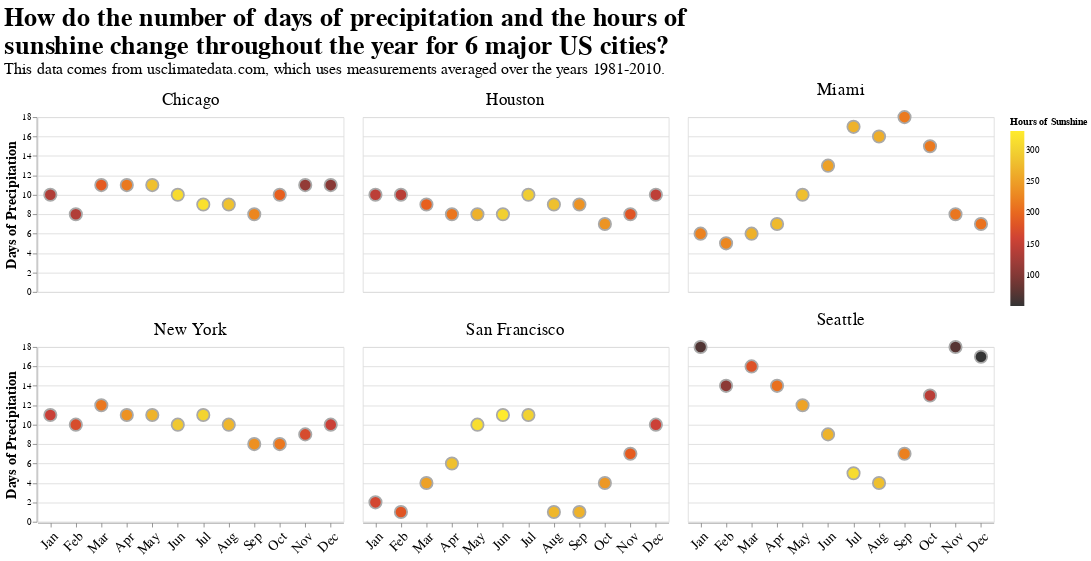

Notebook code for this chart:
### Code cell
my_chart = alt.Chart(
    city_sunshine_gdf, 
    title=alt.Title(
        ["How do the number of days of precipitation and the hours of ", "sunshine change throughout the year for 6 major US cities?"],
        fontSize=30,
        align='left',
        anchor='start',
        subtitle="This data comes from usclimatedata.com, which uses measurements averaged over the years 1981-2010.",
        subtitleFontSize=18,
    ),
).mark_circle(stroke='darkgray', opacity=1, width=.05).encode(
    x=alt.X(
        'month:O',
        axis=alt.Axis(title=None, labelAngle=-45, labelFontSize=16),
        sort=alt.SortField('month_num')
    ),
    y=alt.Y(
        'precip_days:Q',
        axis=alt.Axis(tickCount=6, title='Days of Precipitation', titleFontSize=16)
    ),
    color=alt.Color('sunshine_hours:Q', scale=alt.Scale(scheme="darkred"), title='Hours of Sunshine'),
    # size=alt.Size('sunshine_hours:Q', ),
    size=alt.value(200),
    facet=alt.Facet(
        field='city',
        columns=3,
        sort=alt.SortField('city'),
        title=None,
        header=alt.Header(labelFontSize=20)
    ),
).properties(
    width=350,
    height=200,
)
my_chart

### Figure 1 — Vega-Lite specification as saved in the notebook (floating-point values rounded to 4 significant figures)
{"config": {"view": {"continuousWidth": 300, "continuousHeight": 300}}, "data": {"name": "data-db02bf9ec5b033728a755f782f0a66f3"}, "mark": {"type": "circle", "opacity": 1, "stroke": "darkgray", "width": 0.05}, "encoding": {"color": {"field": "sunshine_hours", "scale": {"scheme": "darkred"}, "title": "Hours of Sunshine", "type": "quantitative"}, "facet": {"columns": 3, "field": "city", "header": {"labelFontSize": 20}, "sort": {"field": "city"}, "title": null}, "size": {"value": 200}, "x": {"axis": {"labelAngle": -45, "labelFontSize": 16, "title": null}, "field": "month", "sort": {"field": "month_num"}, "type": "ordinal"}, "y": {"axis": {"tickCount": 6, "title": "Days of Precipitation", "titleFontSize": 16}, "field": "precip_days", "type": "quantitative"}}, "height": 200, "title": {"text": ["How do the number of days of precipitation and the hours of ", "sunshine change throughout the year for 6 major US cities?"], "align": "left", "anchor": "start", "fontSize": 30, "subtitle": "This data comes from usclimatedata.com, which uses measurements averaged over the years 1981-2010.", "subtitleFontSize": 18}, "width": 350, "$schema": "https://vega.github.io/schema/vega-lite/v5.20.1.json", "datasets": {"data-db02bf9ec5b033728a755f782f0a66f3": [{"city": "Seattle", "month": "Jan", "month_num": 0, "temp_low": 37, "temp_high": 47, "precip_days": 18, "precip_inches": 5.55, "sunshine_hours": 69, "latitude": 47.61, "longitude": -122.3, "type": "Feature", "geometry": {"type": "Point", "coordinates": [-1797000.0, 1453000.0]}}, {"city": "Seattle", "month": "Feb", "month_num": 1, "temp_low": 37, "temp_high": 50, "precip_days": 14, "precip_inches": 3.46, "sunshine_hours": 108, "latitude": 47.61, "longitude": -122.3, "type": "Feature", "geometry": {"type": "Point", "coordinates": [-1797000.0, 1453000.0]}}, {"city": "Seattle", "month": "Mar", "month_num": 2, "temp_low": 39, "temp_high": 54, "precip_days": 16, "precip_inches": 3.7, "sunshine_hours": 178, "latitude": 47.61, "longitude": -122.3, "type": "Feature", "geometry": {"type": "Point", "coordinates": [-1797000.0, 1453000.0]}}, {"city": "Seattle", "month": "Apr", "month_num": 3, "temp_low": 42, "temp_high": 58, "precip_days": 14, "precip_inches": 2.68, "sunshine_hours": 207, "latitude": 47.61, "longitude": -122.3, "type": "Feature", "geometry": {"type": "Point", "coordinates": [-1797000.0, 1453000.0]}}, {"city": "Seattle", "month": "May", "month_num": 4, "temp_low": 47, "temp_high": 65, "precip_days": 12, "precip_inches": 1.93, "sunshine_hours": 253, "latitude": 47.61, "longitude": -122.3, "type": "Feature", "geometry": {"type": "Point", "coordinates": [-1797000.0, 1453000.0]}}, {"city": "Seattle", "month": "Jun", "month_num": 5, "temp_low": 52, "temp_high": 70, "precip_days": 9, "precip_inches": 1.54, "sunshine_hours": 268, "latitude": 47.61, "longitude": -122.3, "type": "Feature", "geometry": {"type": "Point", "coordinates": [-1797000.0, 1453000.0]}}, {"city": "Seattle", "month": "Jul", "month_num": 6, "temp_low": 56, "temp_high": 76, "precip_days": 5, "precip_inches": 0.67, "sunshine_hours": 312, "latitude": 47.61, "longitude": -122.3, "type": "Feature", "geometry": {"type": "Point", "coordinates": [-1797000.0, 1453000.0]}}, {"city": "Seattle", "month": "Aug", "month_num": 7, "temp_low": 56, "temp_high": 76, "precip_days": 4, "precip_inches": 0.87, "sunshine_hours": 281, "latitude": 47.61, "longitude": -122.3, "type": "Feature", "geometry": {"type": "Point", "coordinates": [-1797000.0, 1453000.0]}}, {"city": "Seattle", "month": "Sep", "month_num": 8, "temp_low": 52, "temp_high": 71, "precip_days": 7, "precip_inches": 1.42, "sunshine_hours": 221, "latitude": 47.61, "longitude": -122.3, "type": "Feature", "geometry": {"type": "Point", "coordinates": [-1797000.0, 1453000.0]}}, {"city": "Seattle", "month": "Oct", "month_num": 9, "temp_low": 46, "temp_high": 60, "precip_days": 13, "precip_inches": 3.46, "sunshine_hours": 142, "latitude": 47.61, "longitude": -122.3, "type": "Feature", "geometry": {"type": "Point", "coordinates": [-1797000.0, 1453000.0]}}, {"city": "Seattle", "month": "Nov", "month_num": 10, "temp_low": 40, "temp_high": 51, "precip_days": 18, "precip_inches": 6.54, "sunshine_hours": 72, "latitude": 47.61, "longitude": -122.3, "type": "Feature", "geometry": {"type": "Point", "coordinates": [-1797000.0, 1453000.0]}}, {"city": "Seattle", "month": "Dec", "month_num": 11, "temp_low": 36, "temp_high": 46, "precip_days": 17, "precip_inches": 5.31, "sunshine_hours": 52, "latitude": 47.61, "longitude": -122.3, "type": "Feature", "geometry": {"type": "Point", "coordinates": [-1797000.0, 1453000.0]}}, {"city": "San Francisco", "month": "Jan", "month_num": 0, "temp_low": 53, "temp_high": 66, "precip_days": 2, "precip_inches": 0.16, "sunshine_hours": 165, "latitude": 37.73, "longitude": -122.4, "type": "Feature", "geometry": {"type": "Point", "coordinates": [-2078000.0, 378500.0]}}, {"city": "San Francisco", "month": "Feb", "month_num": 1, "temp_low": 54, "temp_high": 67, "precip_days": 1, "precip_inches": 0.01, "sunshine_hours": 182, "latitude": 37.73, "longitude": -122.4, "type": "Feature", "geometry": {"type": "Point", "coordinates": [-2078000.0, 378500.0]}}, {"city": "San Francisco", "month": "Mar", "month_num": 2, "temp_low": 51, "temp_high": 64, "precip_days": 4, "precip_inches": 0.7, "sunshine_hours": 251, "latitude": 37.73, "longitude": -122.4, "type": "Feature", "geometry": {"type": "Point", "coordinates": [-2078000.0, 378500.0]}}, {"city": "San Francisco", "month": "Apr", "month_num": 3, "temp_low": 49, "temp_high": 63, "precip_days": 6, "precip_inches": 1.46, "sunshine_hours": 281, "latitude": 37.73, "longitude": -122.4, "type": "Feature", "geometry": {"type": "Point", "coordinates": [-2078000.0, 378500.0]}}, {"city": "San Francisco", "month": "May", "month_num": 4, "temp_low": 49, "temp_high": 62, "precip_days": 10, "precip_inches": 3.26, "sunshine_hours": 314, "latitude": 37.73, "longitude": -122.4, "type": "Feature", "geometry": {"type": "Point", "coordinates": [-2078000.0, 378500.0]}}, {"city": "San Francisco", "month": "Jun", "month_num": 5, "temp_low": 47, "temp_high": 60, "precip_days": 11, "precip_inches": 4.46, "sunshine_hours": 330, "latitude": 37.73, "longitude": -122.4, "type": "Feature", "geometry": {"type": "Point", "coordinates": [-2078000.0, 378500.0]}}, {"city": "San Francisco", "month": "Jul", "month_num": 6, "temp_low": 46, "temp_high": 57, "precip_days": 11, "precip_inches": 4.5, "sunshine_hours": 300, "latitude": 37.73, "longitude": -122.4, "type": "Feature", "geometry": {"type": "Point", "coordinates": [-2078000.0, 378500.0]}}, {"city": "San Francisco", "month": "Aug", "month_num": 7, "temp_low": 55, "temp_high": 68, "precip_days": 1, "precip_inches": 0.06, "sunshine_hours": 272, "latitude": 37.73, "longitude": -122.4, "type": "Feature", "geometry": {"type": "Point", "coordinates": [-2078000.0, 378500.0]}}, {"city": "San Francisco", "month": "Sep", "month_num": 8, "temp_low": 55, "temp_high": 70, "precip_days": 1, "precip_inches": 0.21, "sunshine_hours": 267, "latitude": 37.73, "longitude": -122.4, "type": "Feature", "geometry": {"type": "Point", "coordinates": [-2078000.0, 378500.0]}}, {"city": "San Francisco", "month": "Oct", "month_num": 9, "temp_low": 54, "temp_high": 69, "precip_days": 4, "precip_inches": 1.12, "sunshine_hours": 243, "latitude": 37.73, "longitude": -122.4, "type": "Feature", "geometry": {"type": "Point", "coordinates": [-2078000.0, 378500.0]}}, {"city": "San Francisco", "month": "Nov", "month_num": 10, "temp_low": 50, "temp_high": 63, "precip_days": 7, "precip_inches": 3.16, "sunshine_hours": 189, "latitude": 37.73, "longitude": -122.4, "type": "Feature", "geometry": {"type": "Point", "coordinates": [-2078000.0, 378500.0]}}, {"city": "San Francisco", "month": "Dec", "month_num": 11, "temp_low": 46, "temp_high": 57, "precip_days": 10, "precip_inches": 4.56, "sunshine_hours": 156, "latitude": 37.73, "longitude": -122.4, "type": "Feature", "geometry": {"type": "Point", "coordinates": [-2078000.0, 378500.0]}}, {"city": "Chicago", "month": "Jan", "month_num": 0, "temp_low": 18, "temp_high": 32, "precip_days": 10, "precip_inches": 2.05, "sunshine_hours": 135, "latitude": 41.88, "longitude": -87.62, "type": "Feature", "geometry": {"type": "Point", "coordinates": [862300.0, 634300.0]}}, {"city": "Chicago", "month": "Feb", "month_num": 1, "temp_low": 21, "temp_high": 36, "precip_days": 8, "precip_inches": 1.93, "sunshine_hours": 136, "latitude": 41.88, "longitude": -87.62, "type": "Feature", "geometry": {"type": "Point", "coordinates": [862300.0, 634300.0]}}, {"city": "Chicago", "month": "Mar", "month_num": 2, "temp_low": 30, "temp_high": 46, "precip_days": 11, "precip_inches": 2.72, "sunshine_hours": 187, "latitude": 41.88, "longitude": -87.62, "type": "Feature", "geometry": {"type": "Point", "coordinates": [862300.0, 634300.0]}}, {"city": "Chicago", "month": "Apr", "month_num": 3, "temp_low": 41, "temp_high": 59, "precip_days": 11, "precip_inches": 3.62, "sunshine_hours": 215, "latitude": 41.88, "longitude": -87.62, "type": "Feature", "geometry": {"type": "Point", "coordinates": [862300.0, 634300.0]}}, {"city": "Chicago", "month": "May", "month_num": 4, "temp_low": 52, "temp_high": 70, "precip_days": 11, "precip_inches": 4.13, "sunshine_hours": 281, "latitude": 41.88, "longitude": -87.62, "type": "Feature", "geometry": {"type": "Point", "coordinates": [862300.0, 634300.0]}}, {"city": "Chicago", "month": "Jun", "month_num": 5, "temp_low": 63, "temp_high": 81, "precip_days": 10, "precip_inches": 4.06, "sunshine_hours": 311, "latitude": 41.88, "longitude": -87.62, "type": "Feature", "geometry": {"type": "Point", "coordinates": [862300.0, 634300.0]}}, {"city": "Chicago", "month": "Jul", "month_num": 6, "temp_low": 68, "temp_high": 84, "precip_days": 9, "precip_inches": 4.02, "sunshine_hours": 318, "latitude": 41.88, "longitude": -87.62, "type": "Feature", "geometry": {"type": "Point", "coordinates": [862300.0, 634300.0]}}, {"city": "Chicago", "month": "Aug", "month_num": 7, "temp_low": 66, "temp_high": 82, "precip_days": 9, "precip_inches": 3.98, "sunshine_hours": 283, "latitude": 41.88, "longitude": -87.62, "type": "Feature", "geometry": {"type": "Point", "coordinates": [862300.0, 634300.0]}}, {"city": "Chicago", "month": "Sep", "month_num": 8, "temp_low": 57, "temp_high": 75, "precip_days": 8, "precip_inches": 3.31, "sunshine_hours": 226, "latitude": 41.88, "longitude": -87.62, "type": "Feature", "geometry": {"type": "Point", "coordinates": [862300.0, 634300.0]}}, {"city": "Chicago", "month": "Oct", "month_num": 9, "temp_low": 46, "temp_high": 63, "precip_days": 10, "precip_inches": 3.23, "sunshine_hours": 193, "latitude": 41.88, "longitude": -87.62, "type": "Feature", "geometry": {"type": "Point", "coordinates": [862300.0, 634300.0]}}, {"city": "Chicago", "month": "Nov", "month_num": 10, "temp_low": 34, "temp_high": 48, "precip_days": 11, "precip_inches": 3.43, "sunshine_hours": 113, "latitude": 41.88, "longitude": -87.62, "type": "Feature", "geometry": {"type": "Point", "coordinates": [862300.0, 634300.0]}}, {"city": "Chicago", "month": "Dec", "month_num": 11, "temp_low": 23, "temp_high": 36, "precip_days": 11, "precip_inches": 2.56, "sunshine_hours": 106, "latitude": 41.88, "longitude": -87.62, "type": "Feature", "geometry": {"type": "Point", "coordinates": [862300.0, 634300.0]}}, {"city": "Houston", "month": "Jan", "month_num": 0, "temp_low": 44, "temp_high": 62, "precip_days": 10, "precip_inches": 3.7, "sunshine_hours": 144, "latitude": 29.75, "longitude": -95.36, "type": "Feature", "geometry": {"type": "Point", "coordinates": [271100.0, -776400.0]}}, {"city": "Houston", "month": "Feb", "month_num": 1, "temp_low": 46, "temp_high": 65, "precip_days": 10, "precip_inches": 3.23, "sunshine_hours": 141, "latitude": 29.75, "longitude": -95.36, "type": "Feature", "geometry": {"type": "Point", "coordinates": [271100.0, -776400.0]}}, {"city": "Houston", "month": "Mar", "month_num": 2, "temp_low": 54, "temp_high": 72, "precip_days": 9, "precip_inches": 2.4, "sunshine_hours": 193, "latitude": 29.75, "longitude": -95.36, "type": "Feature", "geometry": {"type": "Point", "coordinates": [271100.0, -776400.0]}}, {"city": "Houston", "month": "Apr", "month_num": 3, "temp_low": 60, "temp_high": 78, "precip_days": 8, "precip_inches": 3.43, "sunshine_hours": 212, "latitude": 29.75, "longitude": -95.36, "type": "Feature", "geometry": {"type": "Point", "coordinates": [271100.0, -776400.0]}}, {"city": "Houston", "month": "May", "month_num": 4, "temp_low": 66, "temp_high": 84, "precip_days": 8, "precip_inches": 4.45, "sunshine_hours": 266, "latitude": 29.75, "longitude": -95.36, "type": "Feature", "geometry": {"type": "Point", "coordinates": [271100.0, -776400.0]}}, {"city": "Houston", "month": "Jun", "month_num": 5, "temp_low": 72, "temp_high": 90, "precip_days": 8, "precip_inches": 3.82, "sunshine_hours": 298, "latitude": 29.75, "longitude": -95.36, "type": "Feature", "geometry": {"type": "Point", "coordinates": [271100.0, -776400.0]}}, {"city": "Houston", "month": "Jul", "month_num": 6, "temp_low": 74, "temp_high": 92, "precip_days": 10, "precip_inches": 5.16, "sunshine_hours": 294, "latitude": 29.75, "longitude": -95.36, "type": "Feature", "geometry": {"type": "Point", "coordinates": [271100.0, -776400.0]}}, {"city": "Houston", "month": "Aug", "month_num": 7, "temp_low": 74, "temp_high": 93, "precip_days": 9, "precip_inches": 3.54, "sunshine_hours": 281, "latitude": 29.75, "longitude": -95.36, "type": "Feature", "geometry": {"type": "Point", "coordinates": [271100.0, -776400.0]}}, {"city": "Houston", "month": "Sep", "month_num": 8, "temp_low": 70, "temp_high": 88, "precip_days": 9, "precip_inches": 3.82, "sunshine_hours": 238, "latitude": 29.75, "longitude": -95.36, "type": "Feature", "geometry": {"type": "Point", "coordinates": [271100.0, -776400.0]}}, {"city": "Houston", "month": "Oct", "month_num": 9, "temp_low": 61, "temp_high": 81, "precip_days": 7, "precip_inches": 3.58, "sunshine_hours": 239, "latitude": 29.75, "longitude": -95.36, "type": "Feature", "geometry": {"type": "Point", "coordinates": [271100.0, -776400.0]}}, {"city": "Houston", "month": "Nov", "month_num": 10, "temp_low": 52, "temp_high": 71, "precip_days": 8, "precip_inches": 4.06, "sunshine_hours": 181, "latitude": 29.75, "longitude": -95.36, "type": "Feature", "geometry": {"type": "Point", "coordinates": [271100.0, -776400.0]}}, {"city": "Houston", "month": "Dec", "month_num": 11, "temp_low": 45, "temp_high": 63, "precip_days": 10, "precip_inches": 4.09, "sunshine_hours": 146, "latitude": 29.75, "longitude": -95.36, "type": "Feature", "geometry": {"type": "Point", "coordinates": [271100.0, -776400.0]}}, {"city": "New York", "month": "Jan", "month_num": 0, "temp_low": 26, "temp_high": 39, "precip_days": 11, "precip_inches": 3.9, "sunshine_hours": 154, "latitude": 40.73, "longitude": -73.94, "type": "Feature", "geometry": {"type": "Point", "coordinates": [1995000.0, 706700.0]}}, {"city": "New York", "month": "Feb", "month_num": 1, "temp_low": 29, "temp_high": 42, "precip_days": 10, "precip_inches": 2.95, "sunshine_hours": 171, "latitude": 40.73, "longitude": -73.94, "type": "Feature", "geometry": {"type": "Point", "coordinates": [1995000.0, 706700.0]}}, {"city": "New York", "month": "Mar", "month_num": 2, "temp_low": 35, "temp_high": 50, "precip_days": 12, "precip_inches": 4.06, "sunshine_hours": 213, "latitude": 40.73, "longitude": -73.94, "type": "Feature", "geometry": {"type": "Point", "coordinates": [1995000.0, 706700.0]}}, {"city": "New York", "month": "Apr", "month_num": 3, "temp_low": 44, "temp_high": 60, "precip_days": 11, "precip_inches": 3.94, "sunshine_hours": 237, "latitude": 40.73, "longitude": -73.94, "type": "Feature", "geometry": {"type": "Point", "coordinates": [1995000.0, 706700.0]}}, {"city": "New York", "month": "May", "month_num": 4, "temp_low": 55, "temp_high": 71, "precip_days": 11, "precip_inches": 4.45, "sunshine_hours": 268, "latitude": 40.73, "longitude": -73.94, "type": "Feature", "geometry": {"type": "Point", "coordinates": [1995000.0, 706700.0]}}, {"city": "New York", "month": "Jun", "month_num": 5, "temp_low": 64, "temp_high": 79, "precip_days": 10, "precip_inches": 3.5, "sunshine_hours": 289, "latitude": 40.73, "longitude": -73.94, "type": "Feature", "geometry": {"type": "Point", "coordinates": [1995000.0, 706700.0]}}, {"city": "New York", "month": "Jul", "month_num": 6, "temp_low": 70, "temp_high": 85, "precip_days": 11, "precip_inches": 4.53, "sunshine_hours": 302, "latitude": 40.73, "longitude": -73.94, "type": "Feature", "geometry": {"type": "Point", "coordinates": [1995000.0, 706700.0]}}, {"city": "New York", "month": "Aug", "month_num": 7, "temp_low": 69, "temp_high": 83, "precip_days": 10, "precip_inches": 4.13, "sunshine_hours": 271, "latitude": 40.73, "longitude": -73.94, "type": "Feature", "geometry": {"type": "Point", "coordinates": [1995000.0, 706700.0]}}, {"city": "New York", "month": "Sep", "month_num": 8, "temp_low": 61, "temp_high": 76, "precip_days": 8, "precip_inches": 3.98, "sunshine_hours": 235, "latitude": 40.73, "longitude": -73.94, "type": "Feature", "geometry": {"type": "Point", "coordinates": [1995000.0, 706700.0]}}, {"city": "New York", "month": "Oct", "month_num": 9, "temp_low": 50, "temp_high": 65, "precip_days": 8, "precip_inches": 3.39, "sunshine_hours": 213, "latitude": 40.73, "longitude": -73.94, "type": "Feature", "geometry": {"type": "Point", "coordinates": [1995000.0, 706700.0]}}, {"city": "New York", "month": "Nov", "month_num": 10, "temp_low": 41, "temp_high": 54, "precip_days": 9, "precip_inches": 3.82, "sunshine_hours": 169, "latitude": 40.73, "longitude": -73.94, "type": "Feature", "geometry": {"type": "Point", "coordinates": [1995000.0, 706700.0]}}, {"city": "New York", "month": "Dec", "month_num": 11, "temp_low": 32, "temp_high": 44, "precip_days": 10, "precip_inches": 3.58, "sunshine_hours": 155, "latitude": 40.73, "longitude": -73.94, "type": "Feature", "geometry": {"type": "Point", "coordinates": [1995000.0, 706700.0]}}, {"city": "Miami", "month": "Jan", "month_num": 0, "temp_low": 60, "temp_high": 76, "precip_days": 6, "precip_inches": 1.62, "sunshine_hours": 222, "latitude": 25.76, "longitude": -80.19, "type": "Feature", "geometry": {"type": "Point", "coordinates": [1795000.0, -1059000.0]}}, {"city": "Miami", "month": "Feb", "month_num": 1, "temp_low": 62, "temp_high": 78, "precip_days": 5, "precip_inches": 2.25, "sunshine_hours": 227, "latitude": 25.76, "longitude": -80.19, "type": "Feature", "geometry": {"type": "Point", "coordinates": [1795000.0, -1059000.0]}}, {"city": "Miami", "month": "Mar", "month_num": 2, "temp_low": 65, "temp_high": 80, "precip_days": 6, "precip_inches": 3.0, "sunshine_hours": 266, "latitude": 25.76, "longitude": -80.19, "type": "Feature", "geometry": {"type": "Point", "coordinates": [1795000.0, -1059000.0]}}, {"city": "Miami", "month": "Apr", "month_num": 3, "temp_low": 68, "temp_high": 83, "precip_days": 7, "precip_inches": 3.14, "sunshine_hours": 275, "latitude": 25.76, "longitude": -80.19, "type": "Feature", "geometry": {"type": "Point", "coordinates": [1795000.0, -1059000.0]}}, {"city": "Miami", "month": "May", "month_num": 4, "temp_low": 73, "temp_high": 87, "precip_days": 10, "precip_inches": 5.34, "sunshine_hours": 280, "latitude": 25.76, "longitude": -80.19, "type": "Feature", "geometry": {"type": "Point", "coordinates": [1795000.0, -1059000.0]}}, {"city": "Miami", "month": "Jun", "month_num": 5, "temp_low": 76, "temp_high": 89, "precip_days": 13, "precip_inches": 9.67, "sunshine_hours": 251, "latitude": 25.76, "longitude": -80.19, "type": "Feature", "geometry": {"type": "Point", "coordinates": [1795000.0, -1059000.0]}}, {"city": "Miami", "month": "Jul", "month_num": 6, "temp_low": 77, "temp_high": 91, "precip_days": 17, "precip_inches": 6.5, "sunshine_hours": 267, "latitude": 25.76, "longitude": -80.19, "type": "Feature", "geometry": {"type": "Point", "coordinates": [1795000.0, -1059000.0]}}, {"city": "Miami", "month": "Aug", "month_num": 7, "temp_low": 77, "temp_high": 91, "precip_days": 16, "precip_inches": 8.88, "sunshine_hours": 263, "latitude": 25.76, "longitude": -80.19, "type": "Feature", "geometry": {"type": "Point", "coordinates": [1795000.0, -1059000.0]}}, {"city": "Miami", "month": "Sep", "month_num": 8, "temp_low": 76, "temp_high": 89, "precip_days": 18, "precip_inches": 9.86, "sunshine_hours": 216, "latitude": 25.76, "longitude": -80.19, "type": "Feature", "geometry": {"type": "Point", "coordinates": [1795000.0, -1059000.0]}}, {"city": "Miami", "month": "Oct", "month_num": 9, "temp_low": 74, "temp_high": 86, "precip_days": 15, "precip_inches": 6.33, "sunshine_hours": 215, "latitude": 25.76, "longitude": -80.19, "type": "Feature", "geometry": {"type": "Point", "coordinates": [1795000.0, -1059000.0]}}, {"city": "Miami", "month": "Nov", "month_num": 10, "temp_low": 68, "temp_high": 82, "precip_days": 8, "precip_inches": 3.27, "sunshine_hours": 212, "latitude": 25.76, "longitude": -80.19, "type": "Feature", "geometry": {"type": "Point", "coordinates": [1795000.0, -1059000.0]}}, {"city": "Miami", "month": "Dec", "month_num": 11, "temp_low": 63, "temp_high": 78, "precip_days": 7, "precip_inches": 2.04, "sunshine_hours": 209, "latitude": 25.76, "longitude": -80.19, "type": "Feature", "geometry": {"type": "Point", "coordinates": [1795000.0, -1059000.0]}}]}}
